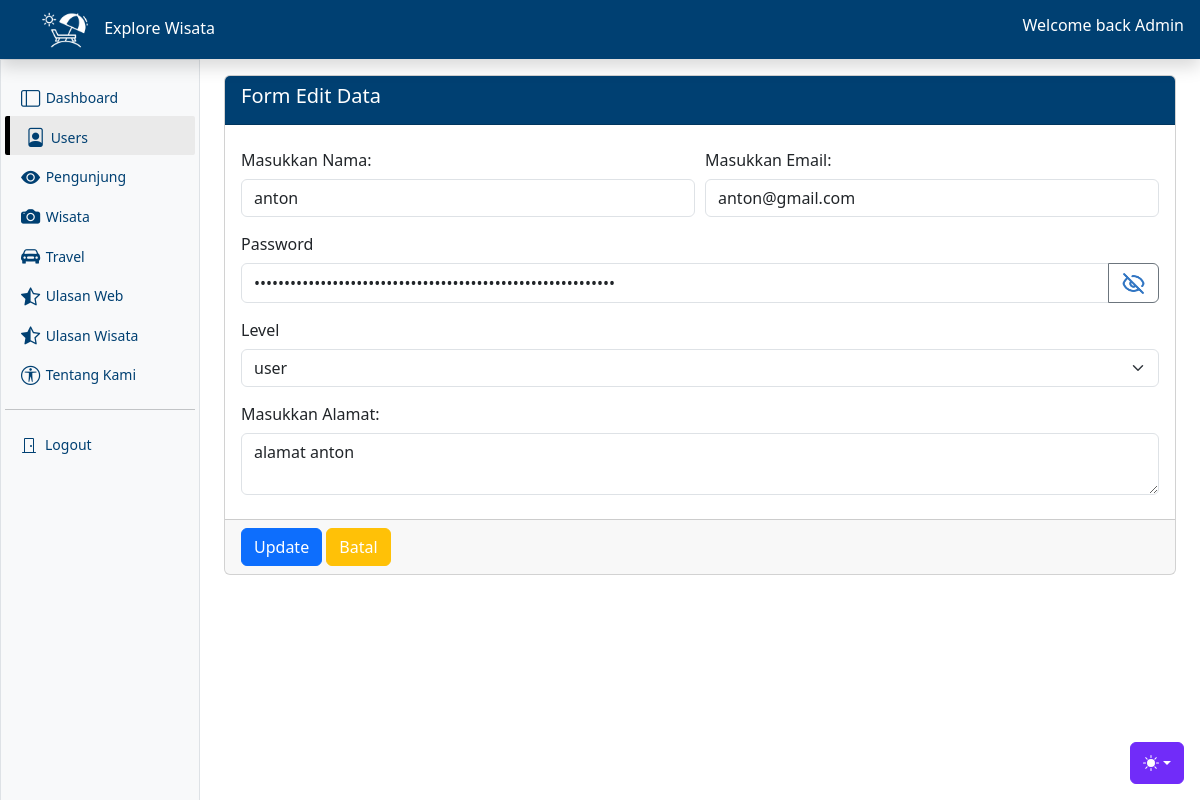
The page /backend/index.php?page=edit-user&kode=2 (signed in) on the database its author committed.
### tables this page shows
CREATE TABLE `user` (
  `id` int(11) NOT NULL,
  `nama` text NOT NULL,
  `email` text NOT NULL,
  `password` text NOT NULL,
  `level` enum('user','admin') NOT NULL,
  `Alamat` text NOT NULL,
  `created_at` timestamp NOT NULL DEFAULT current_timestamp(),
  `updated_at` timestamp NOT NULL DEFAULT current_timestamp()
);

### backend/admin/user/edit_user.php (the view, shortened to what this page needs)
<?php
$id=$_GET['kode'];
$result_tentang=mysqli_query($koneksi,"SELECT * FROM user WHERE id='$id'");
$row=mysqli_fetch_assoc($result_tentang);
?>
<div class="card card-info mt-3" id="card-add-user">
    <div class="card-header" style="background-color: #004072;">
        <h5 class="card-title" style="color: #fff;">
            <i class="fa fa-edit"></i> Form Edit Data
        </h5>
    </div>
    <form action="" method="post" enctype="multipart/form-data">
        <div class="card-body">
<div class="kotak-form-user col-12">
<div class="mb-2 kotak-input-user">
              <label for="nama" class="col-form-label">Masukkan Nama:</label>
              <input type="text" name="nama" class="form-control" id="nama" value="<?= $row['nama'] ?>">
            </div>
            <div class="mb-2 kotak-input-user">
              <label for="email" class="col-form-label">Masukkan Email:</label>
              <input type="text" name="email" class="form-control" id="email" value="<?= $row['email'] ?>">
            </div>
</div>
<label for="email" class="col-form-label">Password</label>
  <div class="input-group mb-2 kotak-input-user">
              <input type="password" name="password" id="passwordTambah" class="form-control" aria-describedby="button-addon2" value="<?= $row['password'] ?>">
              <button onclick="togglePasswordTambah()" class="btn btn-outline-secondary" type="button" id="button-addon2"><img id="image-previewTambah" src="../assets/images/icon_form/eye-tutup-biru.png" alt="eye" width="25"></button>
            </div>
            <div class="mb-2 kotak-input-user">
              <label for="email" class="col-form-label" id="label-level">Level</label>
              <select class="form-select" name="level" aria-label="Default select example" id="select">
                <option value="<?= $row['level'] ?>" selected><?= $row['level'] ?></option>
              </select>
            </div>
            <div class="mb-2 kotak-input-user">
              <label for="alamat" class="col-form-label">Masukkan Alamat:</label>
              <textarea name="alamat" id="alamat" class="form-control"><?= $row['Alamat'] ?></textarea>
            </div>
        </div>
        <div class="card-footer">
            <button class="btn btn-primary" type="submit" name="simpan">Update</button>
            <a href="?page=data-user" title="Kembali" class="btn btn-warning text-white">Batal</a>
        </div>
    </form>
</div>
<?php
die();
?>

### backend/assets/css/dataTables.dataTables.css (style rules this page uses)
:root { --dt-row-selected: 13, 110, 253; --dt-row-selected-text: 255, 255, 255; --dt-row-selected-link: 9, 10, 11; --dt-row-stripe: 0, 0, 0; --dt-row-hover: 0, 0, 0; --dt-column-ordering: 0, 0, 0; --dt-html-background: white; }

### backend/assets/css/user.css (style rules this page uses)
.kotak-form-user { display: flex; gap: 10px; }
.kotak-form-user .kotak-input-user { width: 50%; }

### rows shown on the page
user: nama "anton", email "anton@gmail.com", level "user", alamat "alamat anton"
